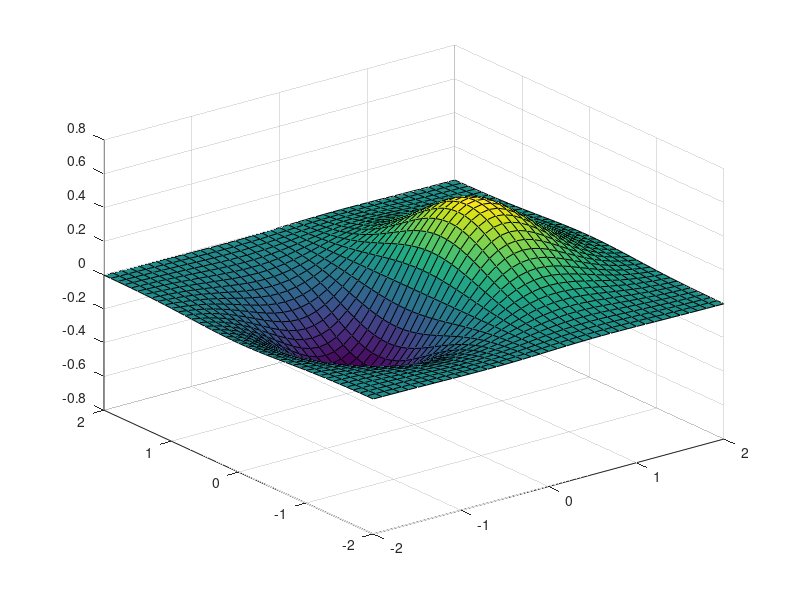

The MATLAB source for this figure: (Note: this script raises an error after producing the figure.)
clear all 
close all 
clc

%input range
x=-2:0.1:2;
y=x;

%meshgrid(x,y) returns 2-D grid coordinates based on the coordinates contained in vectors x and y
[X,Y]=meshgrid(x,y);

%function F depends on both x and y 
F = X.*exp(-X.^2-Y.^2);

% gradient returns the x and y components of the two-dimensional numerical gradient of matrix F
[DX,DY] = gradient(F,0.1,0.1);

figure('Name','3D-Plot')
%The function plots the values in matrix F as heights above a grid in the x-y plane defined by X and Y
surf(X,Y,F)
% it sets the colormap for the current figure to one of the predefined colormaps
colormap parula

%xlabel( ) labels the x-axis of the current axes
xlabel('x','Fontsize',15,'Fontweight','bold','color','k')
%ylabel( ) labels the y-axis of the current axes 
ylabel('y','Fontsize',15,'Fontweight','bold','color','k')
%zlabel( ) labels the z-axis of the current axes
zlabel('x*e^{-x^2-y^2}','Fontsize',15,'Fontweight','bold','color','k')
%colorbar displays a vertical colorbar to the right of the current axes 
colorbar


figure('Name','Contour_plot')
% contour shows a three-dimensional surface on a two-dimensional plane 
contour(X,Y,F)
hold on

xlabel('x','Fontsize',15,'Fontweight','bold','color','k')
ylabel('y','Fontsize',15,'Fontweight','bold','color','k')

% quiver shows directional components DX and DY at the Cartesian coordinates specified by X and Y 
quiver(X,Y,DX,DY)
colormap parula




